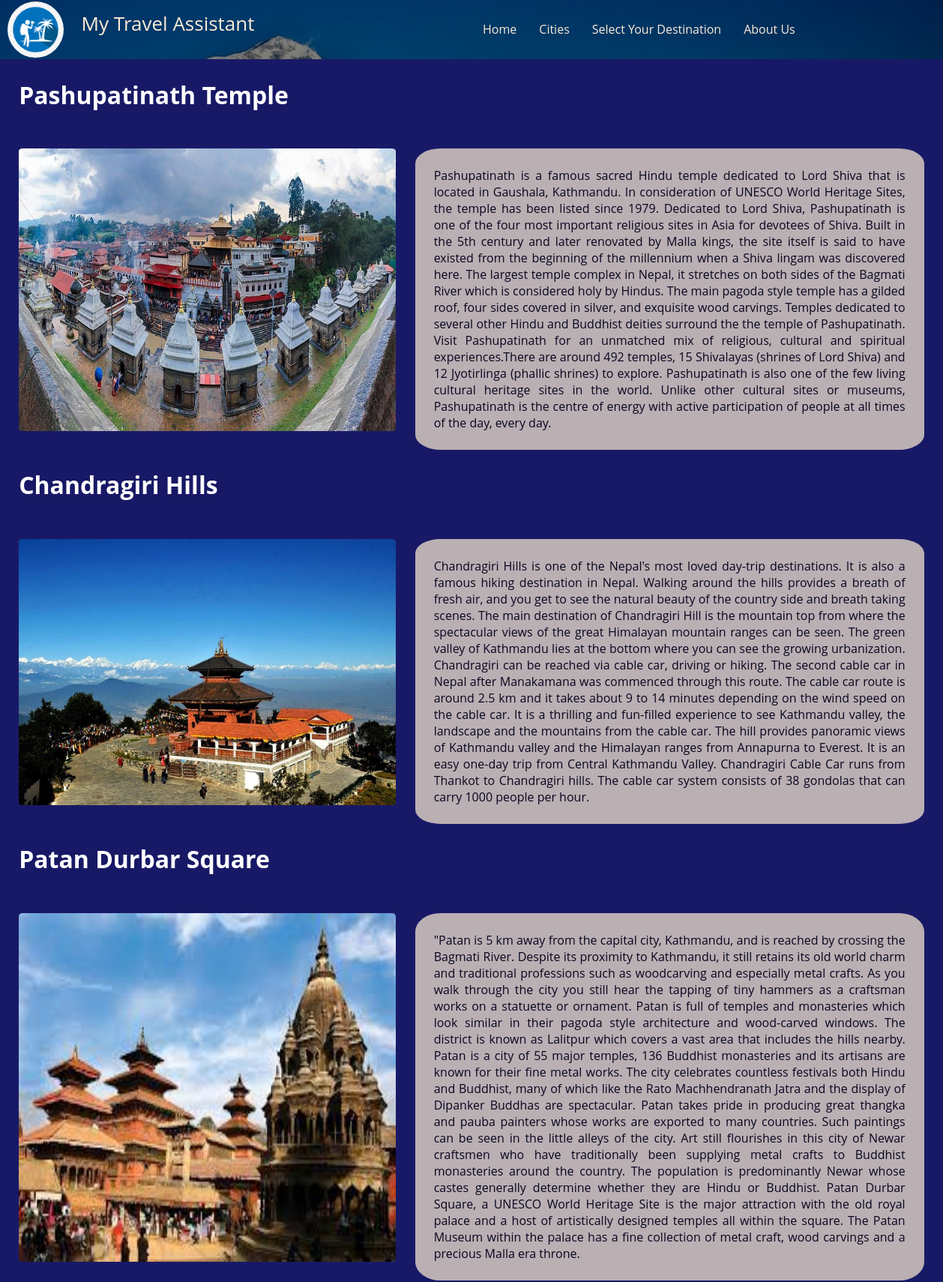
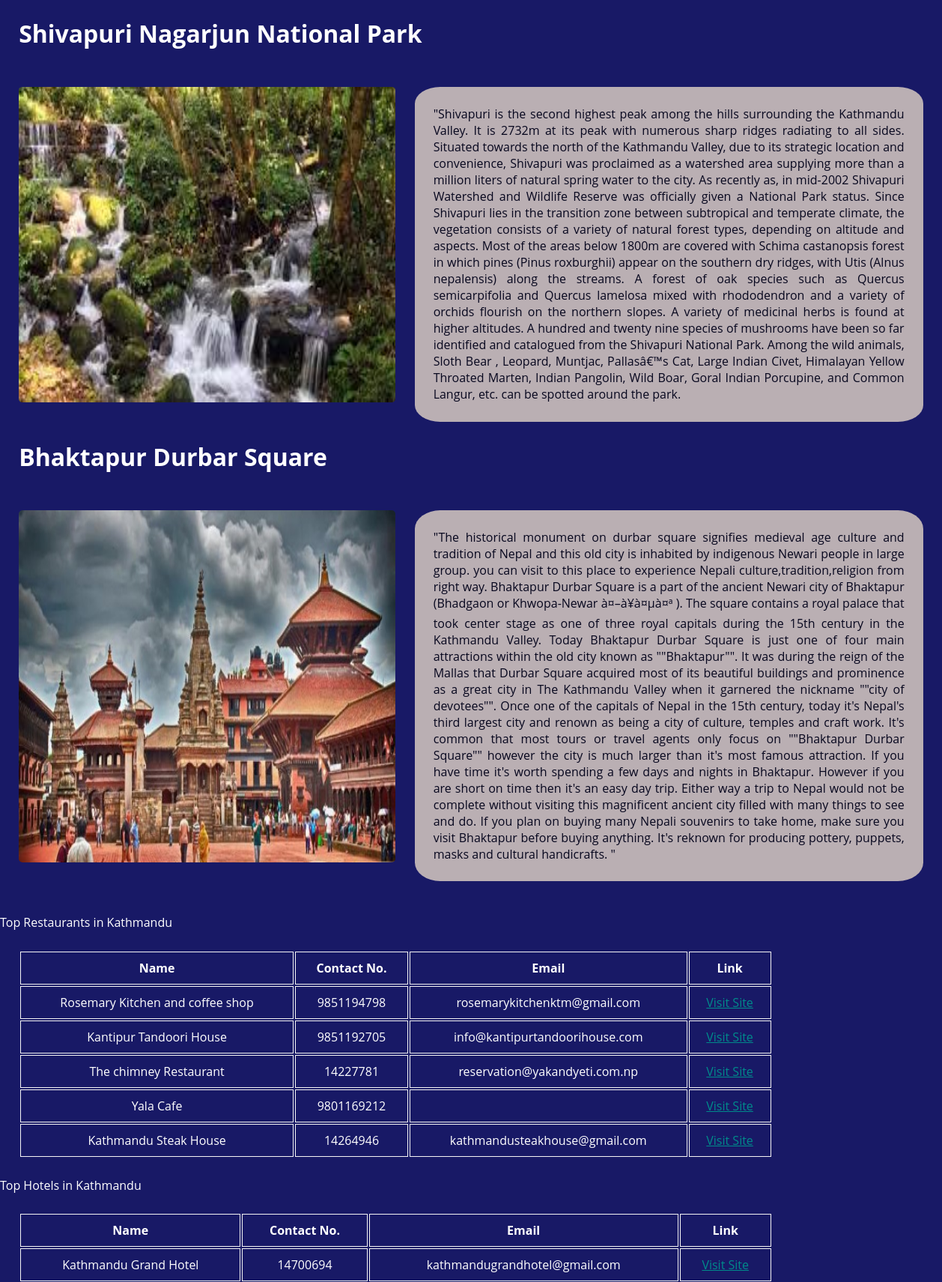
/kathmandu.php (upper part), run on the app's committed database (2 pictures, top to bottom).
### tables this page shows
CREATE TABLE `touristspot` (
  `id` int(11) NOT NULL,
  `name` varchar(50) DEFAULT NULL,
  `city` varchar(20) NOT NULL,
  `openTime` time DEFAULT NULL,
  `closeTime` time DEFAULT NULL,
  `entryPrice` float(10,2) DEFAULT NULL,
  `description` text DEFAULT NULL,
  `activities` varchar(50) DEFAULT NULL,
  `photos` varchar(50) DEFAULT NULL
);

CREATE TABLE `restaurants` (
  `id` int(11) NOT NULL,
  `name` varchar(50) DEFAULT NULL,
  `contact` decimal(10,0) DEFAULT NULL,
  `email` varchar(50) DEFAULT NULL,
  `description` text DEFAULT NULL,
  `redirect` text DEFAULT NULL,
  `photos` longblob DEFAULT NULL,
  `city` varchar(20) DEFAULT NULL,
  `minCost` decimal(10,2) DEFAULT NULL,
  `maxCost` decimal(10,2) DEFAULT NULL
);

CREATE TABLE `hotels` (
  `id` int(11) NOT NULL,
  `name` varchar(50) DEFAULT NULL,
  `contact` decimal(10,0) DEFAULT NULL,
  `email` varchar(50) DEFAULT NULL,
  `description` text DEFAULT NULL,
  `redirect` text DEFAULT NULL,
  `photos` longblob DEFAULT NULL,
  `city` varchar(20) DEFAULT NULL,
  `minCost` decimal(10,2) DEFAULT NULL,
  `maxCost` decimal(10,2) DEFAULT NULL
);

### kathmandu.php (the view, shortened to what this page needs)
<?php
include('server.php');
?>
<!DOCTYPE html>
<html lang="en">
<head>
  <link rel="stylesheet" href="css/frontend.css">
	<link rel="stylesheet" href="css/touristspot.css">
</head>
<body>
    <?php
      $sql ="SELECT name, description, photos FROM touristspot where city = 'KathmanduValley'";
      $result = mysqli_query($conn,$sql);
    ?>
    <?php
      while($rows = mysqli_fetch_assoc($result)) {
      ?>
      <h1><?php echo $rows['name'];?></h1>
      <div class='descript'>
        <img src="<?php echo $rows['photos']; ?>" style='align:left;' width=40% height='inherit'>
        <p class="p_descript"><?php echo $rows['description'];?></p>
        <br><br><br>
      </div>
    <?php
    }
    ?>
  <br><br>
<p style="color:white;"> Top Restaurants in Kathmandu</p>
<table class ="content">
<tr>
<th>Name</th>
<th>Contact No.</th>
<th>Email</th>
<th>Link</th>
</tr>
<?php
$sql ="SELECT name, description, contact, email, redirect FROM restaurants where city = 'KathmanduValley'";
$result = mysqli_query($conn,$sql);
?>
<?php
while($rows = mysqli_fetch_assoc($result)){
  ?>
  <tr>
  <td><?php echo $rows['name'];?></td>
  <td><?php echo $rows['contact'];?></td>
  <td><?php echo $rows['email'];?></td>
  <td><a href="<?php echo $rows['redirect'];?>">Visit Site</a></td>
</tr>
<?php
}
?>
</table>
<p style="color:white;">Top Hotels in Kathmandu</p>
<table class = "content">
<tr>
<th>Name</th>
<th>Contact No.</th>
<th>Email</th>
<th>Link</th>
</tr>
<?php
$sql ="SELECT name, contact, email, redirect FROM hotels where city = 'KathmanduValley'";
$result = mysqli_query($conn,$sql);
?>
<?php
while($rows = mysqli_fetch_assoc($result)) {
  ?>
  <tr>
  <td><?php echo $rows['name'];?></td>
  <td><?php echo $rows['contact'];?></td>
  <td><?php echo $rows['email'];?></td>
  <td><a href="<?php echo $rows['redirect'];?>">Visit Site</a></td>
</tr>
<?php
}
?>
</table>
</body>
</html>

### css/frontend.css (style rules this page uses)
* { margin: 0; padding: 0; font-family: "Open Sans", sans-serif; }
html { scroll-behavior: smooth; }
.navbar { display: flex; position: sticky; flex-wrap: wrap; top: 0; }
.logo { border: 2px black; border-color: black; width: 12%; margin: 2px 10px 2px 10px; border-radius: 60%; }
.navLeft span { margin:13px; font-size: 26px; color:antiquewhite; }
.navRight,.navLeft { display: flex; max-width:50%; }
.navRight .List { cursor: pointer; display: flex; }
.List li { margin: auto; padding: 15px; list-style: none; }
.List a { color: antiquewhite; text-decoration: none; }
.List li::after ,.city p::after { content: ""; width: 0%; height: 1px; background-color: burlywood; margin: auto; display: block; transition: 0.7s; }
.background { background: rgba(0, 0, 0, 0.5) url('../img/tbg.jpg'); background-blend-mode: darken; background-size: cover; }

### css/touristspot.css (style rules this page uses)
body { background-color: rgb(24, 25, 102); }
.descript { height:fit-content; display: flex; }
h1 { padding:2%; color:white; width: 100%; display:block; float: none; }
.p_descript { margin-top: 2%; background-color:#ffefd5; margin-right: none; opacity: 0.7; display: inline-block; padding: 2%; text-align: justify; border: solid 1% #660c0083; height: 150%; width: 50%; border-radius: 5%; float:right; }
.descript { height:fit-content; }
img { float:left; display: inline-block; border-radius: 1%; flex: left; margin:2%; }
.content { color: white; overflow: hidden; }
a { color:darkcyan; }
table { width: 80%; margin: 2%; color: #e3e1e9; font-family: Arial, Helvetica, sans-serif; text-align: left; }
th, td { border: 1px solid whitesmoke; padding: 10px; text-align: center; }

### data on the page
touristspot: name "Pashupatinath Temple", photos (picture), description "Pashupatinath is a famous sacred Hindu temple dedicated to Lord Shiva that is located in Gaushala, Kathmandu. In consideration of UNESCO World Heritage Sites, the temple has been listed since 1979. Dedicated to Lord Shiva, Pashupatinath is one of the four most important religious sites in Asia for devotees of Shiva. Built in the 5th century and later renovated by Malla kings, the site itself is said to have existed from the beginning of the millennium when a Shiva lingam was discovered here. The largest temple complex in Nepal, it stretches on both sides of the Bagmati River which is considered holy by Hindus. The main pagoda style temple has a gilded roof, four sides covered in silver, and…"
touristspot: name "Chandragiri Hills", photos (picture), description "Chandragiri Hills is one of the Nepal's most loved day-trip destinations. It is also a famous hiking destination in Nepal. Walking around the hills provides a breath of fresh air, and you get to see the natural beauty of the country side and breath taking scenes. The main destination of Chandragiri Hill is the mountain top from where the spectacular views of the great Himalayan mountain ranges can be seen. The green valley of Kathmandu lies at the bottom where you can see the growing urbanization. Chandragiri can be reached via cable car, driving or hiking. The second cable car in Nepal after Manakamana was commenced through this route. The cable car route is around 2.5 km and it takes…"
touristspot: name "Patan Durbar Square", photos (picture), description "\"Patan is 5 km away from the capital city, Kathmandu, and is reached by crossing the Bagmati River. Despite its proximity to Kathmandu, it still retains its old world charm and traditional professions such as woodcarving and especially metal crafts. As you walk through the city you still hear the tapping of tiny hammers as a craftsman works on a statuette or ornament. Patan is full of temples and monasteries which look similar in their pagoda style architecture and wood-carved windows. The district is known as Lalitpur which covers a vast area that includes the hills nearby. Patan is a city of 55 major temples, 136 Buddhist monasteries and its artisans are known for their fine metal works.…"
touristspot: name "Shivapuri Nagarjun National Park", photos (picture), description "\"Shivapuri is the second highest peak among the hills surrounding the Kathmandu Valley. It is 2732m at its peak with numerous sharp ridges radiating to all sides. Situated towards the north of the Kathmandu Valley, due to its strategic location and convenience, Shivapuri was proclaimed as a watershed area supplying more than a million liters of natural spring water to the city. As recently as, in mid-2002 Shivapuri Watershed and Wildlife Reserve was officially given a National Park status. Since Shivapuri lies in the transition zone between subtropical and temperate climate, the vegetation consists of a variety of natural forest types, depending on altitude and aspects. Most of the areas…"
touristspot: name "Bhaktapur Durbar Square", photos (picture), description "\"The historical monument on durbar square signifies medieval age culture and tradition of Nepal and this old city is inhabited by indigenous Newari people in large group. you can visit to this place to experience Nepali culture,tradition,religion from right way. Bhaktapur Durbar Square is a part of the ancient Newari city of Bhaktapur (Bhadgaon or Khwopa-Newar à¤–à¥à¤µà¤ª ). The square contains a royal palace that took center stage as one of three royal capitals during the 15th century in the Kathmandu Valley. Today Bhaktapur Durbar Square is just one of four main attractions within the old city known as \"\"Bhaktapur\"\". It was during the reign of the Mallas that Durbar Square acquired most…"
restaurants: name "Rosemary Kitchen and coffee shop", contact "9851194798", email "rosemarykitchenktm@gmail.com"
restaurants: name "Kantipur Tandoori House", contact "9851192705", email "info@kantipurtandoorihouse.com"
restaurants: name "The chimney Restaurant", contact "14227781", email "reservation@yakandyeti.com.np"
restaurants: name "Yala Cafe", contact "9801169212"
restaurants: name "Kathmandu Steak House", contact "14264946", email "kathmandusteakhouse@gmail.com"
hotels: name "Kathmandu Grand Hotel", contact "14700694", email "kathmandugrandhotel@gmail.com"
